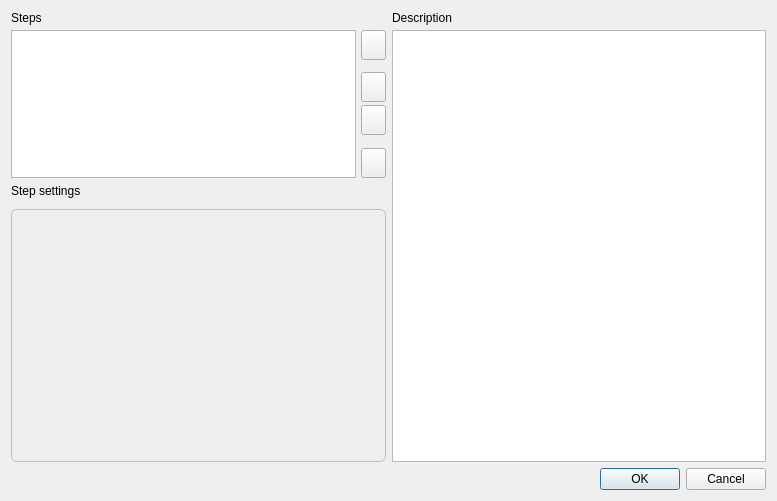
<?xml version="1.0" encoding="UTF-8"?>
<ui version="4.0">
 <class>TrimmomaticPropertyDialog</class>
 <widget class="QDialog" name="TrimmomaticPropertyDialog">
  <property name="geometry">
   <rect>
    <x>0</x>
    <y>0</y>
    <width>777</width>
    <height>501</height>
   </rect>
  </property>
  <property name="minimumSize">
   <size>
    <width>640</width>
    <height>501</height>
   </size>
  </property>
  <property name="windowTitle">
   <string>Configure Trimmomatic Steps</string>
  </property>
  <layout class="QVBoxLayout" name="verticalLayout_4" stretch="1,2">
   <item>
    <layout class="QHBoxLayout" name="horizontalLayout_2">
     <property name="sizeConstraint">
      <enum>QLayout::SetDefaultConstraint</enum>
     </property>
     <item>
      <layout class="QVBoxLayout" name="verticalLayout_3" stretch="3,5">
       <item>
        <layout class="QVBoxLayout" name="verticalLayoutSteps">
         <property name="spacing">
          <number>5</number>
         </property>
         <item>
          <widget class="QLabel" name="labelSteps">
           <property name="text">
            <string>Steps</string>
           </property>
          </widget>
         </item>
         <item>
          <layout class="QHBoxLayout" name="horizontalLayout">
           <item>
            <widget class="QListWidget" name="listSteps">
             <property name="sizePolicy">
              <sizepolicy hsizetype="Expanding" vsizetype="Preferred">
               <horstretch>0</horstretch>
               <verstretch>0</verstretch>
              </sizepolicy>
             </property>
             <property name="minimumSize">
              <size>
               <width>0</width>
               <height>119</height>
              </size>
             </property>
            </widget>
           </item>
           <item>
            <layout class="QVBoxLayout" name="verticalLayoutButtons">
             <property name="spacing">
              <number>3</number>
             </property>
             <property name="sizeConstraint">
              <enum>QLayout::SetFixedSize</enum>
             </property>
             <item>
              <widget class="QToolButton" name="buttonAdd">
               <property name="sizePolicy">
                <sizepolicy hsizetype="Fixed" vsizetype="Fixed">
                 <horstretch>0</horstretch>
                 <verstretch>0</verstretch>
                </sizepolicy>
               </property>
               <property name="minimumSize">
                <size>
                 <width>25</width>
                 <height>30</height>
                </size>
               </property>
               <property name="maximumSize">
                <size>
                 <width>25</width>
                 <height>30</height>
                </size>
               </property>
               <property name="baseSize">
                <size>
                 <width>25</width>
                 <height>30</height>
                </size>
               </property>
               <property name="toolTip">
                <string>&lt;html&gt;&lt;head/&gt;&lt;body&gt;&lt;p&gt;Add new step&lt;/p&gt;&lt;/body&gt;&lt;/html&gt;</string>
               </property>
               <property name="styleSheet">
                <string notr="true">text-align: center center;</string>
               </property>
               <property name="text">
                <string/>
               </property>
               <property name="icon">
                <iconset resource="../../external_tool_support.qrc">
                 <normaloff>:/external_tool_support/images/add.png</normaloff>:/external_tool_support/images/add.png</iconset>
               </property>
               <property name="popupMode">
                <enum>QToolButton::InstantPopup</enum>
               </property>
              </widget>
             </item>
             <item>
              <spacer name="buttonsSpacer_1">
               <property name="orientation">
                <enum>Qt::Vertical</enum>
               </property>
               <property name="sizeType">
                <enum>QSizePolicy::Expanding</enum>
               </property>
               <property name="sizeHint" stdset="0">
                <size>
                 <width>20</width>
                 <height>24</height>
                </size>
               </property>
              </spacer>
             </item>
             <item>
              <widget class="QToolButton" name="buttonUp">
               <property name="sizePolicy">
                <sizepolicy hsizetype="Fixed" vsizetype="Fixed">
                 <horstretch>0</horstretch>
                 <verstretch>0</verstretch>
                </sizepolicy>
               </property>
               <property name="minimumSize">
                <size>
                 <width>25</width>
                 <height>30</height>
                </size>
               </property>
               <property name="maximumSize">
                <size>
                 <width>25</width>
                 <height>30</height>
                </size>
               </property>
               <property name="baseSize">
                <size>
                 <width>25</width>
                 <height>30</height>
                </size>
               </property>
               <property name="toolTip">
                <string>&lt;html&gt;&lt;head/&gt;&lt;body&gt;&lt;p&gt;Move selected step above&lt;/p&gt;&lt;/body&gt;&lt;/html&gt;</string>
               </property>
               <property name="styleSheet">
                <string notr="true">text-align: center top;</string>
               </property>
               <property name="text">
                <string/>
               </property>
               <property name="icon">
                <iconset resource="../../external_tool_support.qrc">
                 <normaloff>:/external_tool_support/images/up.png</normaloff>:/external_tool_support/images/up.png</iconset>
               </property>
               <property name="autoRepeat">
                <bool>false</bool>
               </property>
              </widget>
             </item>
             <item>
              <spacer name="buttonsSpacer_3">
               <property name="orientation">
                <enum>Qt::Vertical</enum>
               </property>
               <property name="sizeType">
                <enum>QSizePolicy::Preferred</enum>
               </property>
               <property name="sizeHint" stdset="0">
                <size>
                 <width>20</width>
                 <height>9</height>
                </size>
               </property>
              </spacer>
             </item>
             <item>
              <widget class="QToolButton" name="buttonDown">
               <property name="sizePolicy">
                <sizepolicy hsizetype="Fixed" vsizetype="Fixed">
                 <horstretch>0</horstretch>
                 <verstretch>0</verstretch>
                </sizepolicy>
               </property>
               <property name="minimumSize">
                <size>
                 <width>25</width>
                 <height>30</height>
                </size>
               </property>
               <property name="maximumSize">
                <size>
                 <width>25</width>
                 <height>30</height>
                </size>
               </property>
               <property name="baseSize">
                <size>
                 <width>25</width>
                 <height>30</height>
                </size>
               </property>
               <property name="toolTip">
                <string>&lt;html&gt;&lt;head/&gt;&lt;body&gt;&lt;p&gt;Move selected step below&lt;/p&gt;&lt;/body&gt;&lt;/html&gt;</string>
               </property>
               <property name="styleSheet">
                <string notr="true">text-align: center bottom;</string>
               </property>
               <property name="text">
                <string/>
               </property>
               <property name="icon">
                <iconset resource="../../external_tool_support.qrc">
                 <normaloff>:/external_tool_support/images/down.png</normaloff>:/external_tool_support/images/down.png</iconset>
               </property>
              </widget>
             </item>
             <item>
              <spacer name="buttonsSpacer_2">
               <property name="orientation">
                <enum>Qt::Vertical</enum>
               </property>
               <property name="sizeType">
                <enum>QSizePolicy::Expanding</enum>
               </property>
               <property name="sizeHint" stdset="0">
                <size>
                 <width>20</width>
                 <height>24</height>
                </size>
               </property>
              </spacer>
             </item>
             <item>
              <widget class="QToolButton" name="buttonRemove">
               <property name="sizePolicy">
                <sizepolicy hsizetype="Fixed" vsizetype="Fixed">
                 <horstretch>0</horstretch>
                 <verstretch>0</verstretch>
                </sizepolicy>
               </property>
               <property name="minimumSize">
                <size>
                 <width>25</width>
                 <height>30</height>
                </size>
               </property>
               <property name="maximumSize">
                <size>
                 <width>25</width>
                 <height>30</height>
                </size>
               </property>
               <property name="baseSize">
                <size>
                 <width>25</width>
                 <height>30</height>
                </size>
               </property>
               <property name="toolTip">
                <string>&lt;html&gt;&lt;head/&gt;&lt;body&gt;&lt;p&gt;Remove selected step&lt;/p&gt;&lt;/body&gt;&lt;/html&gt;</string>
               </property>
               <property name="styleSheet">
                <string notr="true">text-align: center center;</string>
               </property>
               <property name="text">
                <string/>
               </property>
               <property name="icon">
                <iconset resource="../../external_tool_support.qrc">
                 <normaloff>:/external_tool_support/images/cancel.png</normaloff>:/external_tool_support/images/cancel.png</iconset>
               </property>
              </widget>
             </item>
            </layout>
           </item>
          </layout>
         </item>
        </layout>
       </item>
       <item>
        <layout class="QVBoxLayout" name="verticalLayout_8">
         <property name="spacing">
          <number>5</number>
         </property>
         <item>
          <widget class="QLabel" name="label">
           <property name="sizePolicy">
            <sizepolicy hsizetype="Preferred" vsizetype="Minimum">
             <horstretch>0</horstretch>
             <verstretch>0</verstretch>
            </sizepolicy>
           </property>
           <property name="text">
            <string>Step settings</string>
           </property>
          </widget>
         </item>
         <item>
          <widget class="QGroupBox" name="widgetStepSettingsContainer">
           <property name="sizePolicy">
            <sizepolicy hsizetype="Expanding" vsizetype="Minimum">
             <horstretch>0</horstretch>
             <verstretch>0</verstretch>
            </sizepolicy>
           </property>
           <property name="minimumSize">
            <size>
             <width>0</width>
             <height>160</height>
            </size>
           </property>
           <property name="styleSheet">
            <string notr="true">QGroupBox {
    font: bold;
    border: 1px solid silver;
    border-radius: 6px;
    margin-top: 6px;
}

QGroupBox::title {
    subcontrol-origin: margin;
    left: 7px;
    padding: 0px 5px 0px 5px;
}</string>
           </property>
           <layout class="QVBoxLayout" name="verticalLayout_2">
            <property name="spacing">
             <number>0</number>
            </property>
            <property name="sizeConstraint">
             <enum>QLayout::SetMinAndMaxSize</enum>
            </property>
            <property name="leftMargin">
             <number>0</number>
            </property>
            <property name="topMargin">
             <number>0</number>
            </property>
            <property name="rightMargin">
             <number>0</number>
            </property>
            <property name="bottomMargin">
             <number>0</number>
            </property>
            <item>
             <widget class="QWidget" name="widgetStepSettings" native="true">
              <layout class="QVBoxLayout" name="verticalLayout_5"/>
             </widget>
            </item>
            <item>
             <spacer name="verticalSpacer_2">
              <property name="orientation">
               <enum>Qt::Vertical</enum>
              </property>
              <property name="sizeHint" stdset="0">
               <size>
                <width>20</width>
                <height>40</height>
               </size>
              </property>
             </spacer>
            </item>
           </layout>
          </widget>
         </item>
        </layout>
       </item>
      </layout>
     </item>
     <item>
      <layout class="QVBoxLayout" name="verticalLayout">
       <property name="spacing">
        <number>5</number>
       </property>
       <item>
        <widget class="QLabel" name="labelDescription">
         <property name="text">
          <string>Description</string>
         </property>
        </widget>
       </item>
       <item>
        <layout class="QVBoxLayout" name="verticalLayout_6">
         <item>
          <layout class="QVBoxLayout" name="verticalLayout_7">
           <item>
            <widget class="QTextEdit" name="textDescription">
             <property name="enabled">
              <bool>true</bool>
             </property>
             <property name="minimumSize">
              <size>
               <width>270</width>
               <height>366</height>
              </size>
             </property>
             <property name="readOnly">
              <bool>true</bool>
             </property>
             <property name="acceptRichText">
              <bool>false</bool>
             </property>
            </widget>
           </item>
          </layout>
         </item>
        </layout>
       </item>
      </layout>
     </item>
    </layout>
   </item>
   <item>
    <widget class="QDialogButtonBox" name="buttonBox">
     <property name="standardButtons">
      <set>QDialogButtonBox::Cancel|QDialogButtonBox::Ok</set>
     </property>
    </widget>
   </item>
  </layout>
 </widget>
 <resources>
  <include location="../../external_tool_support.qrc"/>
 </resources>
 <connections>
  <connection>
   <sender>buttonBox</sender>
   <signal>accepted()</signal>
   <receiver>TrimmomaticPropertyDialog</receiver>
   <slot>accept()</slot>
   <hints>
    <hint type="sourcelabel">
     <x>320</x>
     <y>447</y>
    </hint>
    <hint type="destinationlabel">
     <x>319</x>
     <y>239</y>
    </hint>
   </hints>
  </connection>
  <connection>
   <sender>buttonBox</sender>
   <signal>rejected()</signal>
   <receiver>TrimmomaticPropertyDialog</receiver>
   <slot>reject()</slot>
   <hints>
    <hint type="sourcelabel">
     <x>320</x>
     <y>447</y>
    </hint>
    <hint type="destinationlabel">
     <x>319</x>
     <y>239</y>
    </hint>
   </hints>
  </connection>
 </connections>
</ui>
